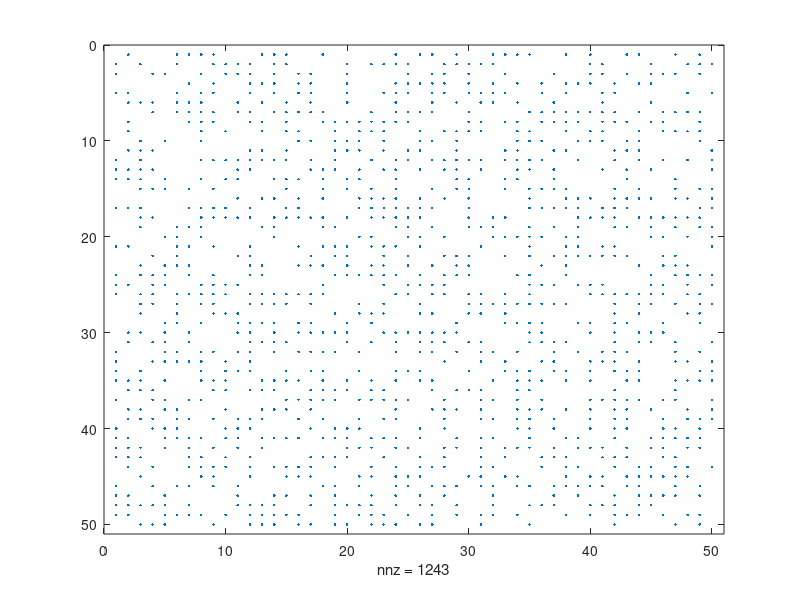

Reproduce this figure in MATLAB. (Note: this script raises an error after producing the figure.)
%%%%%%%%%%%%%%%%%%%%%%%%%%%%%%%%%%%%%%%%%%%%%%%%%%%%%%%%%%%%%%%%%%%%%%%%%%%
%Nicholas Bush
% Math 50 final
% 3/13/14
% purpose, to recreate conway's game of life and reach an equalibrium i
% guess.
%%%%%%%%%%%%%%%%%%%%%%%%%%%%%%%%%%%%%%%%%%%%%%%%%%%%%%%%%%%%%%%%%%%%%%%%%%%


% 1.  initialize
n=50;
d=rand();



% 2. construct Anow

Anow = rand(n,n);

z = Anow < d;

% 3. for loop construction


for a = 1:300
    spy(z);
    
    z =  NextGeneration(z , n);
    
    pause(.1);
    
end